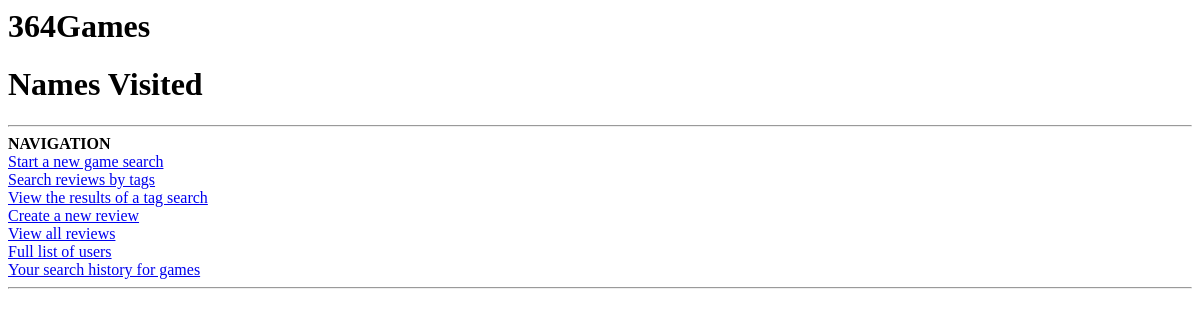
Page /names on the earlier database version.
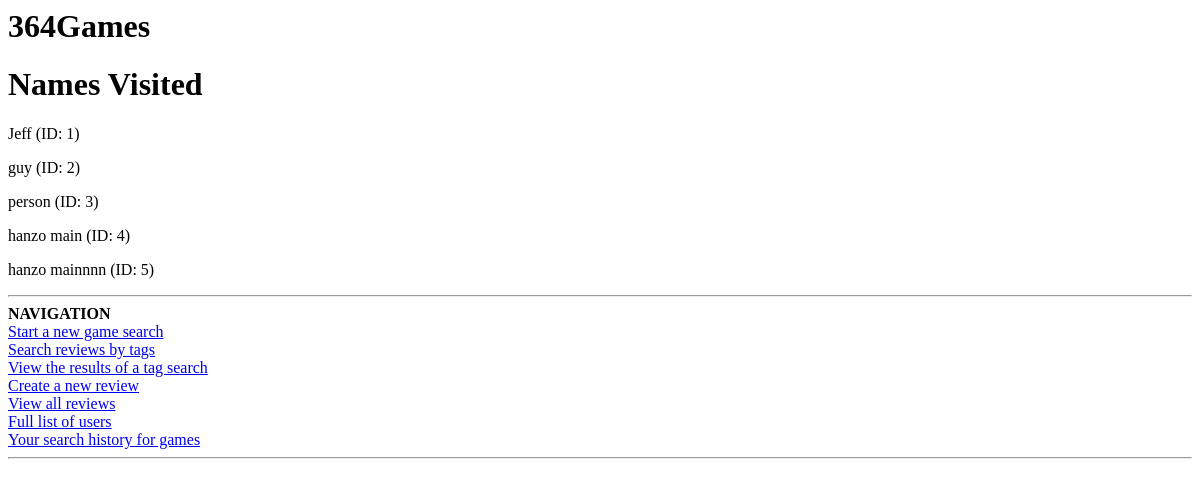
Same page on the later database version.
### SI364midterm.py (models this page shows, shortened)
class Username(db.Model):
    __tablename__ = "users"
    id = db.Column(db.Integer,primary_key=True)
    name = db.Column(db.String(64))
    userel = db.relationship('Review', backref='users')
    def __repr__(self):
        return "{} (ID: {})".format(self.name, self.id)

### SI364midterm.py (the view)
@app.route('/names')
def all_names():
    names = Username.query.all()
    return render_template('name_example.html',names=names)

### templates/name_example.html
{% extends 'base.html' %}
{% block content1 %}
<h1>Names Visited</h1>
{% for n in names %}
    <p>{{ n }}</p>
{% endfor %}
{% endblock %}

Differences in the rows shown:
added Username: name+id "Jeff (ID: 1)"
added Username: name+id "guy (ID: 2)"
added Username: name+id "person (ID: 3)"
added Username: name+id "hanzo main (ID: 4)"
added Username: name+id "hanzo mainnnn (ID: 5)"
